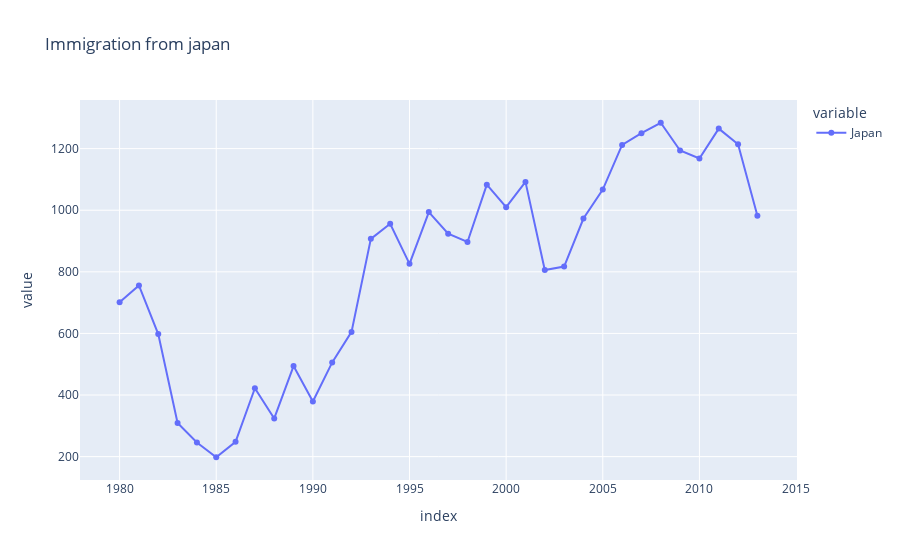

Notebook code cell kept with this figure:
### Code cell
#for interactive visualisation we will use Plotly library
from plotly.express import  *
line(japan , markers='0' , title="Immigration from japan" ).show()

### Figure 1 — Plotly figure (JSON) as saved in the notebook; plotly's stock layout.template omitted (floating-point values rounded to 4 significant figures)
{"data": [{"hovertemplate": "variable=Japan<br>index=%{x}<br>value=%{y}<extra></extra>", "legendgroup": "Japan", "line": {"color": "#636efa", "dash": "solid"}, "marker": {"symbol": "circle"}, "mode": "lines+markers", "name": "Japan", "orientation": "v", "showlegend": true, "type": "scatter", "x": [1980, 1981, 1982, 1983, 1984, 1985, 1986, 1987, 1988, 1989, 1990, 1991, 1992, 1993, 1994, 1995, 1996, 1997, 1998, 1999, 2000, 2001, 2002, 2003, 2004, 2005, 2006, 2007, 2008, 2009, 2010, 2011, 2012, 2013], "xaxis": "x", "y": [701, 756, 598, 309, 246, 198, 248, 422, 324, 494, 379, 506, 605, 907, 956, 826, 994, 924, 897, 1083, 1010, 1092, 806, 817, 973, 1067, 1212, 1250, 1284, 1194, 1168, 1265, 1214, 982], "yaxis": "y"}], "layout": {"legend": {"title": {"text": "variable"}, "tracegroupgap": 0}, "title": {"text": "Immigration from japan"}, "xaxis": {"anchor": "y", "domain": [0, 1], "title": {"text": "index"}}, "yaxis": {"anchor": "x", "domain": [0, 1], "title": {"text": "value"}}}}
